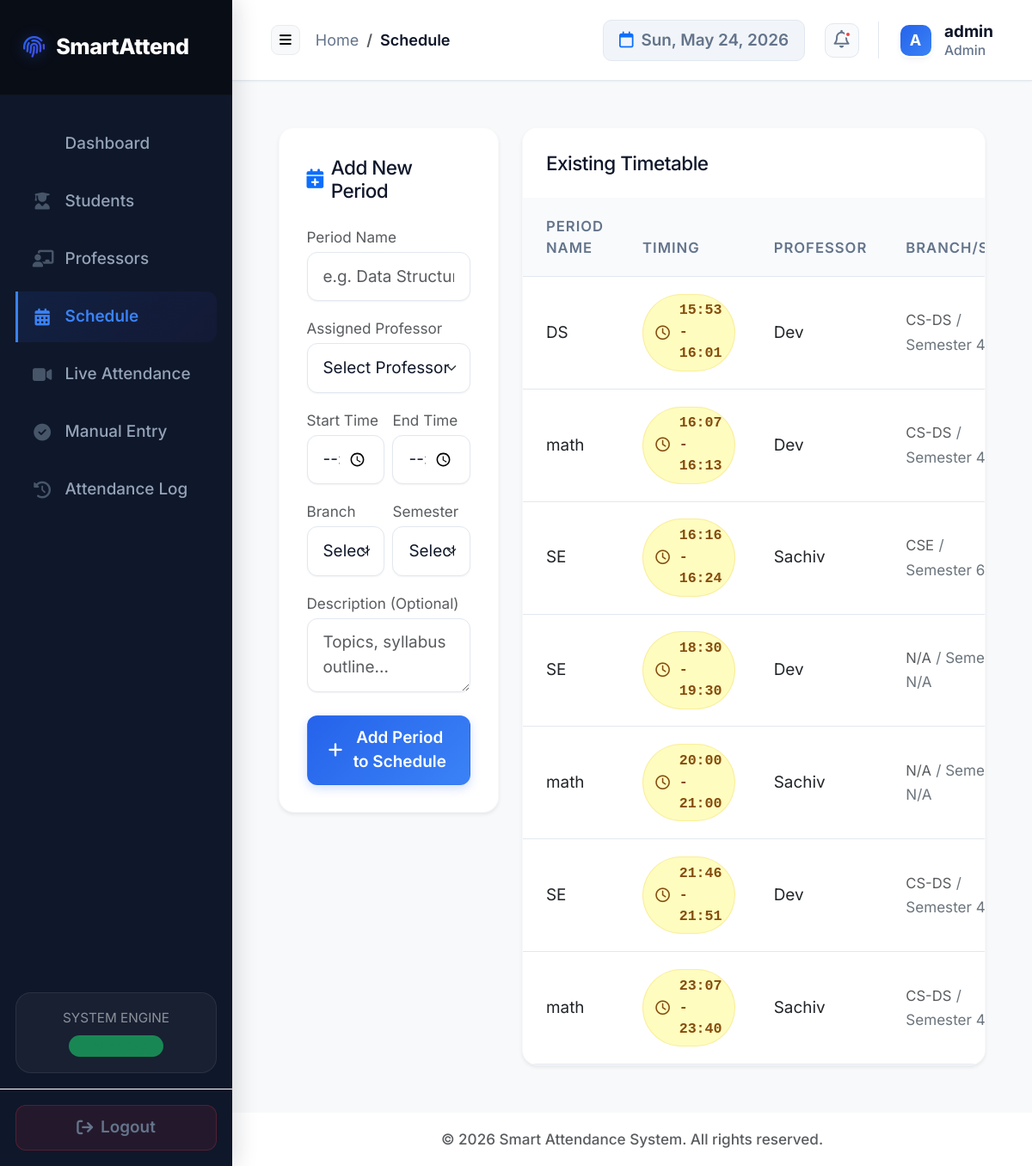
The page /schedule (signed in) on the database its author committed.
### tables this page shows
CREATE TABLE schedule (
        period_id INTEGER PRIMARY KEY AUTOINCREMENT,
        period_name TEXT NOT NULL,
        start_time TEXT NOT NULL,
        end_time TEXT NOT NULL,
        prof_id TEXT,
        prof_name TEXT,
        description TEXT,
        branch TEXT,
        semester INTEGER,
        FOREIGN KEY (prof_id) REFERENCES professors (prof_id)
    );

### app/schedule/routes.py (the view, shortened to what this page needs)
@schedule_bp.route('/schedule', methods=['GET', 'POST'])
@login_required
@role_required(roles=['admin', 'professor'])
def manage_schedule():
    conn = db_connect()
    schedule_list = conn.execute("SELECT * FROM schedule ORDER BY start_time").fetchall()
    prof_list = conn.execute("SELECT prof_id, name FROM professors ORDER BY name").fetchall()
    available_branches = get_distinct_from_db('branch', 'students')
    available_semesters = get_distinct_from_db('semester', 'students')
    conn.close()
    return render_template('schedule/schedule.html',
                           schedule=schedule_list,
                           professors=prof_list,
                           available_branches=available_branches,
                           available_semesters=available_semesters,
                           form_data={})

### app/auth/routes.py (called while the page is built, shortened)
def login_required(f):
    @wraps(f)
    def decorated_function(*args, **kwargs):
        if 'logged_in' not in session or not session['logged_in']:
            flash('Please log in to access this page.', 'warning')
            return redirect(url_for('auth.login'))
        return f(*args, **kwargs)
    return decorated_function

def role_required(roles):
    def decorator(f):
        @wraps(f)
        def decorated_function(*args, **kwargs):
            if 'logged_in' not in session or not session['logged_in']:
                flash('Please log in to access this page.', 'warning')
                return redirect(url_for('auth.login'))
            return f(*args, **kwargs)
        return decorated_function
    return decorator

### app/extensions.py (called while the page is built)
def db_connect():
    conn = sqlite3.connect(config.DB_FILE, timeout=10)
    conn.row_factory = sqlite3.Row
    return conn

def close_connection(exception):
    db = getattr(g, '_database', None)
    if db is not None:
        db.close()

def get_distinct_from_db(column_name, table_name='students'):
    try:
        with db_connect() as conn:
            cursor = conn.cursor()
            if column_name in ['semester', 'admission_year']:
                query = f"SELECT DISTINCT {column_name} FROM {table_name} WHERE {column_name} IS NOT NULL ORDER BY CAST({column_name} AS INTEGER)"
            else:
                query = f"SELECT DISTINCT {column_name} FROM {table_name} WHERE {column_name} IS NOT NULL ORDER BY {column_name}"
            cursor.execute(query)
            return [item[0] for item in cursor.fetchall()]
    except sqlite3.OperationalError as e:
        print(f"DB Error fetching distinct {column_name} from {table_name}: {e}.")
        return []
    except Exception as e:
        print(f"Unexpected error fetching distinct {column_name} from {table_name}: {e}")
        return []

### app/templates/schedule/schedule.html (shortened to what this page needs)
{% extends "layout.html" %}
{% block breadcrumb %}Schedule{% endblock %}
{% block content %}
<div class="container-fluid px-0">
    <div class="row g-4">
        <div class="col-lg-4">
            <div class="saas-card shadow-sm border border-light">
                <h4 class="h5 mb-4 font-weight-bold d-flex align-items-center">
                    <i class="fas fa-calendar-plus text-primary me-2"></i> Add New Period
                </h4>
                <form method="POST" action="{{ url_for('schedule.manage_schedule') }}">
                    <div class="mb-3">
                        <label for="period_name" class="form-label small font-weight-bold text-muted mb-1">Period Name</label>
                        <input type="text" id="period_name" name="period_name" class="form-control saas-input" placeholder="e.g. Data Structures" value="{{ form_data.period_name if form_data else '' }}" required>
                    </div>
                    <div class="mb-3">
                        <label for="prof_id" class="form-label small font-weight-bold text-muted mb-1">Assigned Professor</label>
                        <select id="prof_id" name="prof_id" class="form-select saas-select" required>
                            <option value="">Select Professor</option>
                        </select>
                    </div>
                    <div class="row g-2 mb-3">
                        <div class="col-6">
                            <label for="start_time" class="form-label small font-weight-bold text-muted mb-1">Start Time</label>
                            <input type="time" id="start_time" name="start_time" class="form-control saas-input" value="{{ form_data.start_time if form_data else '' }}" required>
                        </div>
                        <div class="col-6">
                            <label for="end_time" class="form-label small font-weight-bold text-muted mb-1">End Time</label>
                            <input type="time" id="end_time" name="end_time" class="form-control saas-input" value="{{ form_data.end_time if form_data else '' }}" required>
                        </div>
                    </div>
                    <div class="row g-2 mb-3">
                        <div class="col-6">
                            <label for="branch" class="form-label small font-weight-bold text-muted mb-1">Branch</label>
                            <select id="branch" name="branch" class="form-select saas-select" required>
                                <option value="">Select Branch</option>
                            </select>
                        </div>
                        <div class="col-6">
                            <label for="semester" class="form-label small font-weight-bold text-muted mb-1">Semester</label>
                            <select id="semester" name="semester" class="form-select saas-select" required>
                                <option value="">Select Semester</option>
                            </select>
                        </div>
                    </div>
                    <div class="mb-4">
                        <label for="description" class="form-label small font-weight-bold text-muted mb-1">Description (Optional)</label>
                        <textarea id="description" name="description" rows="2" class="form-control saas-input" placeholder="Topics, syllabus outline...">{{ form_data.description if form_data else '' }}</textarea>
                    </div>
                    <button type="submit" class="btn btn-saas btn-saas-primary w-100 glow-primary">
                        <i class="fas fa-plus"></i> Add Period to Schedule
                    </button>
                </form>
            </div>
        </div>
        <div class="col-lg-8">
            <div class="saas-card p-0 overflow-hidden shadow-sm border border-light" style="border-radius: 18px;">
                <div class="p-4 border-bottom border-light bg-white">
                    <h4 class="h5 mb-0 font-weight-bold">Existing Timetable</h4>
                </div>
                <div class="table-responsive">
                    {% if schedule %}
                    <table class="table saas-table table-hover align-middle mb-0">
                        <thead>
                            <tr>
                                <th style="padding-left: 1.5rem;">Period Name</th>
                                <th>Timing</th>
                                <th>Professor</th>
                                <th>Branch/Sem</th>
                            </tr>
                        </thead>
                        <tbody>
                            {% for period in schedule %}
                            <tr>
                                <td style="padding-left: 1.5rem;">
                                    <div class="font-weight-bold text-dark">{{ period.period_name }}</div>
                                </td>
                                <td>
                                    <span class="badge-pill badge-cooldown font-monospace" style="font-size: 0.925rem;">
                                        <i class="far fa-clock me-1"></i> {{ period.start_time }} - {{ period.end_time }}
                                    </span>
                                </td>
                                <td>
                                    <span class="font-weight-bold text-dark">{{ period.prof_name }}</span>
                                </td>
                                <td>
                                    <span class="text-uppercase text-muted font-weight-bold" style="font-size: 0.925rem;">{{ period.branch if period.branch else 'N/A' }}</span>
                                    <span class="text-secondary small">/ Semester {{ period.semester if period.semester else 'N/A' }}</span>
                                </td>
                            </tr>
                            {% endfor %}
                        </tbody>
                    </table>
                    {% endif %}
                </div>
            </div>
        </div>
    </div>
</div>
{% endblock %}

### static/style.css (style rules this page uses)
:root { --primary: #2563eb; --primary-light: #eff6ff; --primary-gradient: linear-gradient(135deg, #2563eb, #3b82f6); --accent: #4f46e5; --accent-light: #eef2ff; --accent-gradient: linear-gradient(135deg, #4f46e5, #6366f1); --dark: #0f172a; --bg-main: #f8fafc; --card-bg: #ffffff; --success: #22c55e; --success-light: #f0fdf4; --success-gradient: linear-gradient(135deg, #22c55e, #4ade80); --danger: #ef4444; --danger-light: #fef2f2; --danger-gradient: linear-gradient(135deg, #ef4444, #f87171); --warning: #eab308; --warning-light: #fefcbf; --text-primary: #0f172a; --text-secondary: #64748b; --border-color: #e2e8f0; --shadow-sm: 0 1px 2px 0 rgba(0, 0, 0, 0.05); --shadow-md: 0 4px 6px -1px rgba(0, 0, 0, 0.04), 0 2px 4px -2px rgba(0, 0, 0, 0.04); --shadow-lg: 0 10px 15px -3px rgba(15, 23, 42, 0.04), 0 4px 6px -4px rgba(15, 23, 42, 0.04); --shadow-premium: 0 20px 25px -5px rgba(15, 23, 42, 0.06), 0 10px 10px -5px rgba(15, 23, 42, 0.04); }
html { font-size: 18px; }
body { font-family: 'Inter', sans-serif; font-size: 1rem; background-color: var(--bg-main); color: var(--text-primary); overflow-x: hidden; }
small, .small { font-size: 0.95rem !important; }
.saas-card { background-color: var(--card-bg); border: 1px solid var(--border-color); border-radius: 18px; padding: 1.75rem; box-shadow: var(--shadow-md); transition: all 0.3s cubic-bezier(0.16, 1, 0.3, 1); position: relative; overflow: hidden; }
h1, h2, h3, h4, h5, h6 { font-weight: 600; color: var(--text-primary); letter-spacing: -0.5px; }
.saas-table { margin-bottom: 0; border-collapse: separate; border-spacing: 0; }
.saas-table th { background-color: #f8fafc; color: var(--text-secondary); font-weight: 600; text-transform: uppercase; font-size: 0.925rem; letter-spacing: 0.06em; padding: 1.1rem 1.25rem; border-bottom: 1px solid var(--border-color); position: sticky; top: 0; z-index: 10; }
.saas-table td { padding: 1.1rem 1.25rem; vertical-align: middle; color: var(--text-primary); border-bottom: 1px solid var(--border-color); font-size: 1.05rem; background-color: var(--card-bg); transition: background-color 0.2s ease; }
.saas-table tbody tr { transition: transform 0.2s ease, background-color 0.2s ease; }
.badge-pill { padding: 0.4em 0.85em; font-weight: 600; border-radius: 9999px; font-size: 0.925rem; display: inline-flex; align-items: center; gap: 0.35rem; border: 1px solid transparent; }
.badge-cooldown { background-color: var(--warning-light); color: #854d0e; border-color: rgba(234, 179, 8, 0.2); }
.saas-input, .saas-select { border: 1.5px solid var(--border-color); border-radius: 12px; padding: 0.75rem 1rem; font-size: 1.05rem; color: var(--text-primary); background-color: #ffffff; box-shadow: var(--shadow-sm); transition: all 0.2s ease-in-out; }
.glow-primary { box-shadow: 0 4px 14px 0 rgba(37, 99, 235, 0.25); }
.btn-saas { border-radius: 12px; padding: 0.625rem 1.35rem; font-weight: 600; font-size: 1.05rem; transition: all 0.25s cubic-bezier(0.16, 1, 0.3, 1); display: inline-flex; align-items: center; justify-content: center; gap: 0.5rem; border: 1px solid transparent; }
.btn-saas-primary { background: var(--primary-gradient); color: white !important; box-shadow: 0 4px 12px rgba(37, 99, 235, 0.2); }

### rows shown on the page
schedule: period_name "DS", start_time "15:53", end_time "16:01", prof_name "Dev", branch "CS-DS", semester "4"
schedule: period_name "math", start_time "16:07", end_time "16:13", prof_name "Dev", branch "CS-DS", semester "4"
schedule: period_name "SE", start_time "16:16", end_time "16:24", prof_name "Sachiv", branch "CSE", semester "6"
schedule: period_name "SE", start_time "18:30", end_time "19:30", prof_name "Dev", branch "N/A", semester "N/A"
schedule: period_name "math", start_time "20:00", end_time "21:00", prof_name "Sachiv", branch "N/A", semester "N/A"
schedule: period_name "SE", start_time "21:46", end_time "21:51", prof_name "Dev", branch "CS-DS", semester "4"
schedule: period_name "math", start_time "23:07", end_time "23:40", prof_name "Sachiv", branch "CS-DS", semester "4"

### other values the page prints
{{ session.username[0]|upper if session.username else 'A' }} "A"
{{ session.username }} "admin"
{{ session.role }} "Admin"
{{ now.year if now is defined else 2026 }} "2026"
